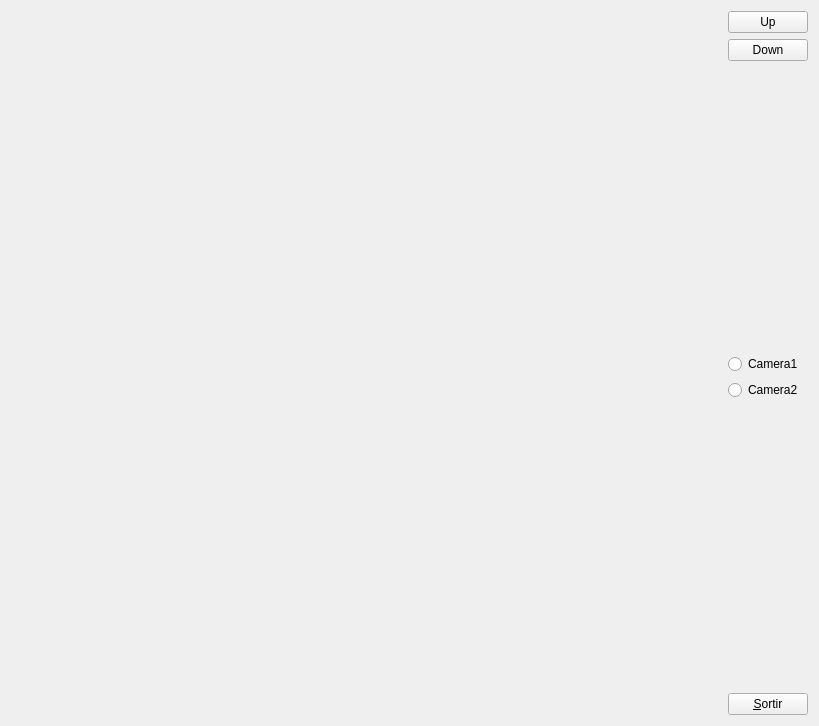
<?xml version="1.0" encoding="UTF-8"?>
<ui version="4.0">
 <class>MyForm</class>
 <widget class="QWidget" name="MyForm">
  <property name="geometry">
   <rect>
    <x>0</x>
    <y>0</y>
    <width>819</width>
    <height>726</height>
   </rect>
  </property>
  <property name="windowTitle">
   <string>IDI-Lab</string>
  </property>
  <layout class="QHBoxLayout" name="horizontalLayout">
   <item>
    <widget class="MyGLWidget" name="widget" native="true">
     <property name="sizePolicy">
      <sizepolicy hsizetype="Expanding" vsizetype="Expanding">
       <horstretch>0</horstretch>
       <verstretch>0</verstretch>
      </sizepolicy>
     </property>
    </widget>
   </item>
   <item>
    <layout class="QVBoxLayout" name="verticalLayout">
     <item>
      <widget class="QPushButton" name="pushButton_2">
       <property name="text">
        <string>Up</string>
       </property>
      </widget>
     </item>
     <item>
      <widget class="QPushButton" name="pushButton_3">
       <property name="text">
        <string>Down</string>
       </property>
      </widget>
     </item>
     <item>
      <spacer name="verticalSpacer_2">
       <property name="orientation">
        <enum>Qt::Vertical</enum>
       </property>
       <property name="sizeHint" stdset="0">
        <size>
         <width>20</width>
         <height>40</height>
        </size>
       </property>
      </spacer>
     </item>
     <item>
      <widget class="QRadioButton" name="radioButton">
       <property name="text">
        <string>Camera1</string>
       </property>
      </widget>
     </item>
     <item>
      <widget class="QRadioButton" name="radioButton_2">
       <property name="text">
        <string>Camera2</string>
       </property>
      </widget>
     </item>
     <item>
      <spacer name="verticalSpacer">
       <property name="orientation">
        <enum>Qt::Vertical</enum>
       </property>
       <property name="sizeHint" stdset="0">
        <size>
         <width>20</width>
         <height>40</height>
        </size>
       </property>
      </spacer>
     </item>
     <item>
      <widget class="QPushButton" name="pushButton">
       <property name="sizePolicy">
        <sizepolicy hsizetype="Fixed" vsizetype="Fixed">
         <horstretch>0</horstretch>
         <verstretch>0</verstretch>
        </sizepolicy>
       </property>
       <property name="text">
        <string>&amp;Sortir</string>
       </property>
      </widget>
     </item>
    </layout>
   </item>
  </layout>
 </widget>
 <customwidgets>
  <customwidget>
   <class>MyGLWidget</class>
   <extends>QWidget</extends>
   <header>MyGLWidget.h</header>
   <container>1</container>
   <slots>
    <slot>baixaAvio()</slot>
    <slot>pujaAvio()</slot>
    <slot>activaCamera1()</slot>
    <slot>activaCamera2()</slot>
   </slots>
  </customwidget>
 </customwidgets>
 <resources/>
 <connections>
  <connection>
   <sender>pushButton</sender>
   <signal>clicked()</signal>
   <receiver>MyForm</receiver>
   <slot>close()</slot>
   <hints>
    <hint type="sourcelabel">
     <x>802</x>
     <y>715</y>
    </hint>
    <hint type="destinationlabel">
     <x>839</x>
     <y>529</y>
    </hint>
   </hints>
  </connection>
  <connection>
   <sender>pushButton_2</sender>
   <signal>clicked()</signal>
   <receiver>widget</receiver>
   <slot>pujaAvio()</slot>
   <hints>
    <hint type="sourcelabel">
     <x>764</x>
     <y>21</y>
    </hint>
    <hint type="destinationlabel">
     <x>597</x>
     <y>94</y>
    </hint>
   </hints>
  </connection>
  <connection>
   <sender>pushButton_3</sender>
   <signal>clicked()</signal>
   <receiver>widget</receiver>
   <slot>baixaAvio()</slot>
   <hints>
    <hint type="sourcelabel">
     <x>801</x>
     <y>60</y>
    </hint>
    <hint type="destinationlabel">
     <x>676</x>
     <y>132</y>
    </hint>
   </hints>
  </connection>
  <connection>
   <sender>radioButton</sender>
   <signal>clicked()</signal>
   <receiver>widget</receiver>
   <slot>activaCamera1()</slot>
   <hints>
    <hint type="sourcelabel">
     <x>777</x>
     <y>365</y>
    </hint>
    <hint type="destinationlabel">
     <x>638</x>
     <y>283</y>
    </hint>
   </hints>
  </connection>
  <connection>
   <sender>radioButton_2</sender>
   <signal>clicked()</signal>
   <receiver>widget</receiver>
   <slot>activaCamera2()</slot>
   <hints>
    <hint type="sourcelabel">
     <x>749</x>
     <y>397</y>
    </hint>
    <hint type="destinationlabel">
     <x>596</x>
     <y>473</y>
    </hint>
   </hints>
  </connection>
 </connections>
</ui>
